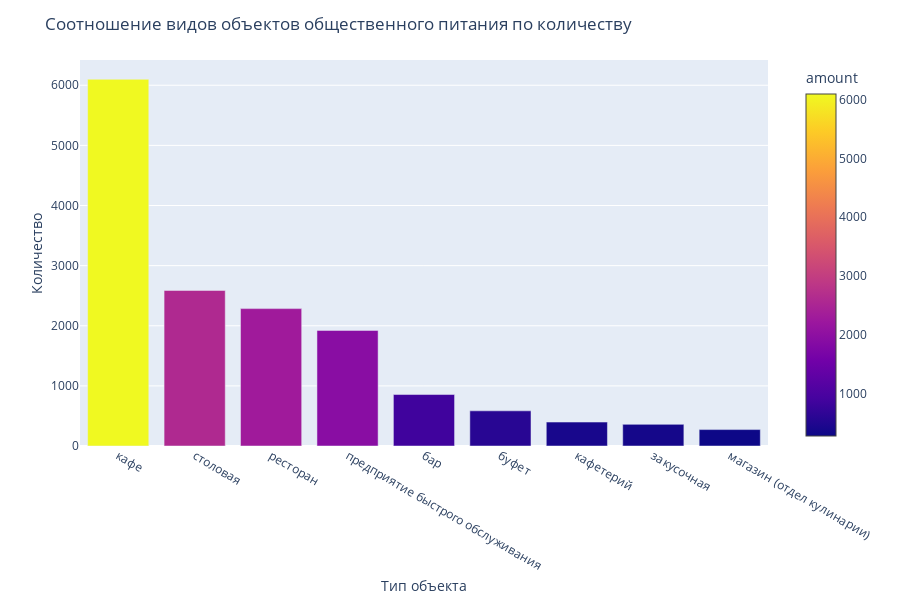

Notebook cell for this chart:
### Code cell
#Опробуем новую библиотеку plotly express:
fig = px.bar(
    sorted_objects_count,
    x='object_type',
    y='amount',
    color = 'amount')
    
fig.update_layout(
    title='Соотношение видов объектов общественного питания по количеству',
    xaxis_title="Тип объекта",
    yaxis_title="Количество")
fig.update_traces(textposition='outside')
fig.show()

### Figure 1 — Plotly figure (JSON) as saved in the notebook; plotly's stock layout.template omitted (floating-point values rounded to 4 significant figures)
{"data": [{"alignmentgroup": "True", "hoverlabel": {"namelength": 0}, "hovertemplate": "object_type=%{x}<br>amount=%{marker.color}", "legendgroup": "", "marker": {"color": [6099, 2587, 2285, 1923, 856, 585, 398, 360, 273], "coloraxis": "coloraxis"}, "name": "", "offsetgroup": "", "orientation": "v", "showlegend": false, "textposition": "outside", "type": "bar", "x": ["кафе", "столовая", "ресторан", "предприятие быстрого обслуживания", "бар", "буфет", "кафетерий", "закусочная", "магазин (отдел кулинарии)"], "xaxis": "x", "y": [6099, 2587, 2285, 1923, 856, 585, 398, 360, 273], "yaxis": "y"}], "layout": {"barmode": "relative", "coloraxis": {"colorbar": {"title": {"text": "amount"}}, "colorscale": [[0, "#0d0887"], [0.1111, "#46039f"], [0.2222, "#7201a8"], [0.3333, "#9c179e"], [0.4444, "#bd3786"], [0.5556, "#d8576b"], [0.6667, "#ed7953"], [0.7778, "#fb9f3a"], [0.8889, "#fdca26"], [1, "#f0f921"]]}, "height": 600, "legend": {"tracegroupgap": 0}, "margin": {"t": 60}, "title": {"text": "Соотношение видов объектов общественного питания по количеству"}, "xaxis": {"anchor": "y", "domain": [0, 0.98], "title": {"text": "Тип объекта"}}, "yaxis": {"anchor": "x", "domain": [0, 1], "title": {"text": "Количество"}}}}
